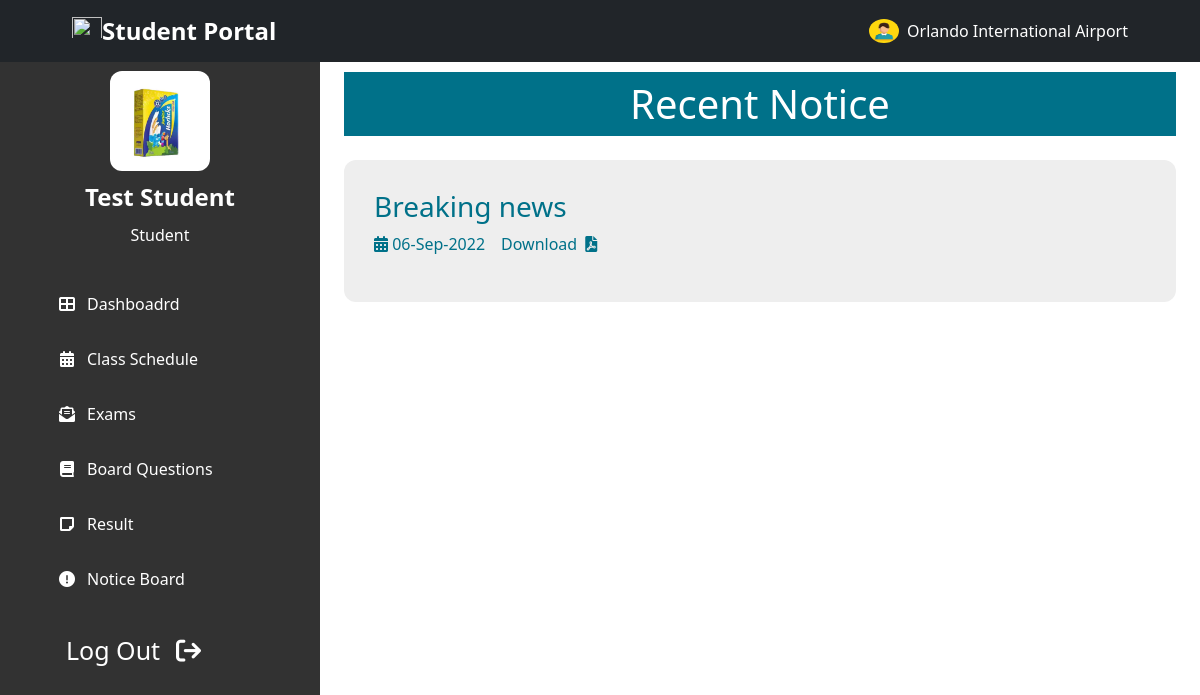
Page /student/notice.php (signed in) on the committed database.
### tables this page shows
CREATE TABLE `Students` (
  `id` int NOT NULL,
  `name` varchar(100) NOT NULL,
  `image` varchar(100) DEFAULT NULL,
  `father` varchar(100) NOT NULL,
  `mother` varchar(100) NOT NULL,
  `nid` bigint DEFAULT NULL,
  `birthreg` bigint DEFAULT NULL,
  `std_id` int NOT NULL,
  `gender` varchar(10) NOT NULL,
  `blood` varchar(5) DEFAULT NULL,
  `religion` varchar(20) DEFAULT NULL,
  `present_addr` text NOT NULL,
  `parma_addr` text NOT NULL,
  `phone` varchar(15) NOT NULL,
  `email` varchar(100) NOT NULL,
  `interests` text,
  `updated_at` timestamp NOT NULL DEFAULT CURRENT_TIMESTAMP ON UPDATE CURRENT_TIMESTAMP,
  `created_at` timestamp NOT NULL DEFAULT CURRENT_TIMESTAMP
);

CREATE TABLE `Notice` (
  `id` int NOT NULL,
  `title` varchar(100) NOT NULL,
  `notice` varchar(255) NOT NULL,
  `updated_at` timestamp NOT NULL DEFAULT CURRENT_TIMESTAMP ON UPDATE CURRENT_TIMESTAMP,
  `created_at` timestamp NOT NULL DEFAULT CURRENT_TIMESTAMP
);

### student/backend/session_check.php (called while the page is built, shortened)
<?php
    if($_SESSION['user'] != 'student')
    {
        header('Location: /');
    }
    else
    {
        $id     =   $_SESSION['id'];
        $sql    =   "SELECT * FROM `Students` WHERE `std_id` = $id LIMIT 1";
        $query  =   mysqli_query($conn, $sql);
        $std    =   mysqli_fetch_array($query, MYSQLI_ASSOC);
    }
?>

### student/notice.php (the view, shortened to what this page needs)
<!DOCTYPE html>
<html lang="en">
<?php
    include "student_head.php";
    $sql    =   "SELECT * FROM `Notice` WHERE 1";
    $query  =   mysqli_query($conn, $sql);
    $ntc    =   mysqli_fetch_all($query, MYSQLI_ASSOC);
?>
<body class="">
<?php include "../header_nav.php";?>
    <section class="header-container">
        <?php include "student_sidebar.php";?>
    </section>
    <section id="home-container"  class="home-container active-2"">
        <div class="px-4 py-5 mt-4">
            <h1 class="common-background-2 p-2 text-center">Recent Notice</h1>
            <?php
            if(!empty($ntc))
            {
                foreach($ntc as $n)
                {
            ?>
            <div class="my-4">
                <div class="common-card">
                    <h3><?php echo $n['title']; ?></h3>
                    <div class="d-flex flex-column flex-md-row">
                        <p class="pe-3">
                            <i class="fa-solid fa-calendar-days"></i>
                            <?php echo date("d-M-Y", strtotime($n['created_at'])); ?>
                        </p>
                        <a style="text-decoration: none;" class="common-color" href="../files/notice/<?php echo $n['notice']; ?>" target="_blanck">
                            Download
                            <i class="fa-solid fa-file-pdf ps-1"></i>
                        </a>
                    </div>
                </div>
            </div>
            <?php
                }
            }
            ?>
        </div>
    </section>
</body>
</html>

### student/student_sidebar.php (shortened to what this page needs)
<div id="sidebar" class="common-background link-no-style sidebar active">
    <div class="container">
        <div id="sidebar-main-content" class="sidebar-main-content active">
        <div class="profile_content">
            <div class="profile">
                <div class="profile_details">
                    <img src="../images/student/<?php echo $std['image']; ?>" alt="">
                    <div class="name_job text-center">
                        <div class="name fw-bold fs-4 py-2"><?php echo $std['name']; ?></div>
                        <div class="job">Student</div>
                    </div>
                </div>
            </div>
        </div>
        <div class="">
            <ul class="nav_list p-0">
                <li class="">
                    <a class="" href="../student/student_home.php"><i class="fas fa-th-large"></i><span class="links_name">Dashboadrd</span></a>
                </li>
                <li class="">
                    <a class="" href="../student/student_schedule.php"><i class="fas fa-calendar-alt"></i><span class="links_name">Class Schedule</span></a>
                </li>
                <li class="">
                    <a class="" href="../student/student_exam.php"><i class="fas fa-envelope-open-text"></i><span class="links_name">Exams</span></a>
                </li>
                <li class="">
                    <a class="" href="../student/board_questions.php"><i class="fas fa-book"></i><span class="links_name">Board Questions</span></a>
                </li>
                <li class="">
                    <a class="" href="../student/student_result.php"><i class="fas fa-sticky-note"></i><span class="links_name">Result</span></a>
                </li>
                <li class="">
                    <a class="" href="../student/notice.php"><i class="fas fa-exclamation-circle"></i><span class="links_name">Notice Board</span></a>
                </li>
            </ul>
        </div>
        <div id="log_out" class="">
            <a class="log-out py-2 px-4" href="../backend/logout.php">Log Out<i class="fas fa-sign-out ps-3"></i></a>
        </div>
        </div>
</div>
</div>

### style.css (style rules this page uses)
body { font-family: "Roboto", sans-serif; }
.common-color { color: #007189; }
.common-background { background-color: #1c1c1ce6; color: white; }
.common-background-2 { background-color: #007189; color: white; }
.link-no-style a { text-decoration: none; color: white; }
.link-no-style ul { list-style-type: none; }
.header-container { position: relative; min-height: 100%; width: 100%; overflow-x: hidden; overflow-y: scroll; }
.sidebar { position: fixed; top: 55px; left: 0; height: 100%; overflow-y: scroll; width: 80px; padding: 6px 30px; transition: all 0.4s ease-in; }
.sidebar.active { width: 320px; }
.sidebar-main-content { visibility: hidden; opacity: 0; transition: visibility 0s ease-in-out, opacity 0.5s ease-in; }
.sidebar-main-content.active { visibility: visible; opacity: 1; }
.sidebar ul { margin-top: 20px; }
.sidebar ul li { position: relative; width: 100%; margin: 0 5px; list-style: none; line-height: 55px; }
.sidebar ul li a { display: flex; align-items: center; border-radius: 10px; transition: all 0.3s ease-in; }
.sidebar ul li a i { height: 55px; min-width: 40px; border-radius: 10px; line-height: 55px; text-align: center; }
.log-out { text-decoration: none; text-align: center; border-radius: 10px; width: 100%; }
.sidebar .profile_content .profile { position: relative; padding: 10px 6px; }
.profile_details { display: flex; flex-direction: column; align-items: center; justify-content: center; }
.profile_details img { height: 100px; width: 100px; object-fit: cover; border-radius: 12px; }
#log_out { line-height: 55px; font-size: 25px; border-radius: 12px; }
.home-container { position: absolute; height: 100%; width: calc(100% - 80px); left: 80px; top: 0%; transition: all 0.4s ease-in; }
.home-container.active-2 { width: calc(100% - 320px); left: 320px; }
.common-card { background-color: #eee; color: #007189; border-radius: 12px; padding: 30px 30px; transition: all 0.3s ease; }

### rows in the picture
students: image (picture), name "Test Student"
notice: title "Breaking news", created_at "06-Sep-2022"

### other values in the picture
$_SESSION['name'] "Orlando International Airport"
